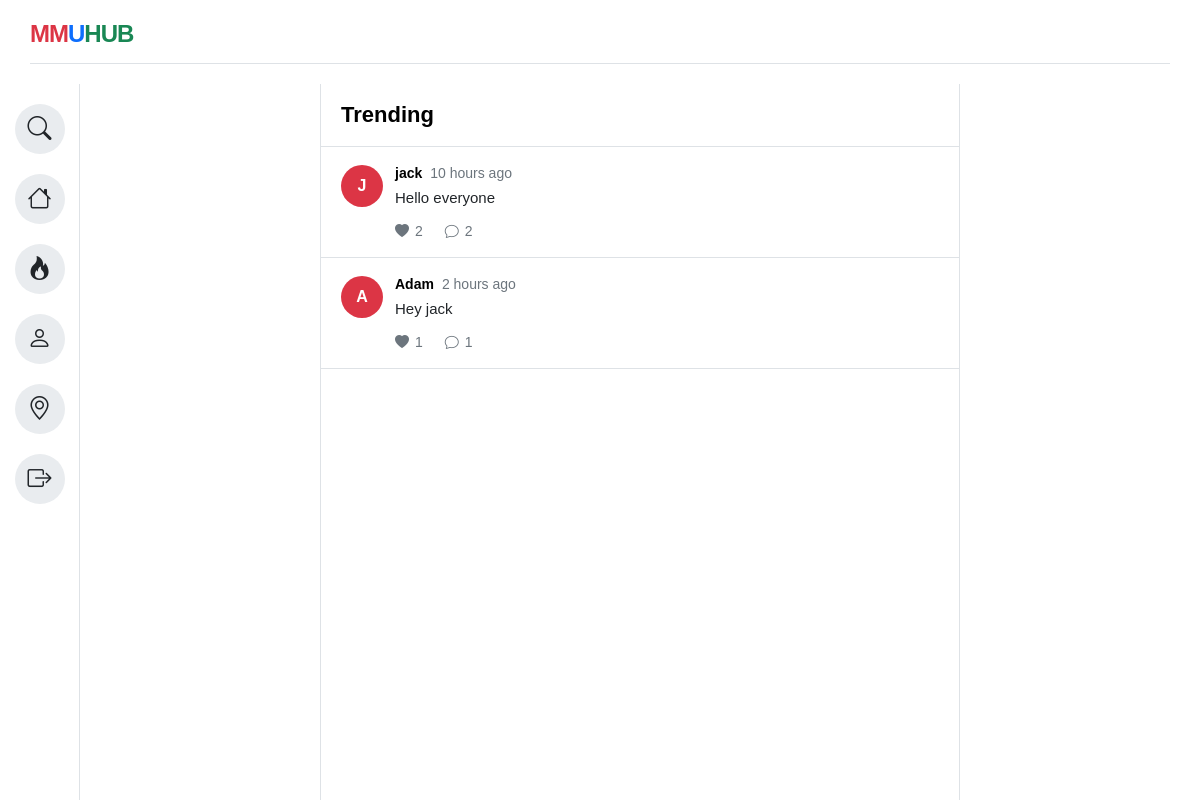
/Trending.html (signed in), run on an earlier commit of the app's database.
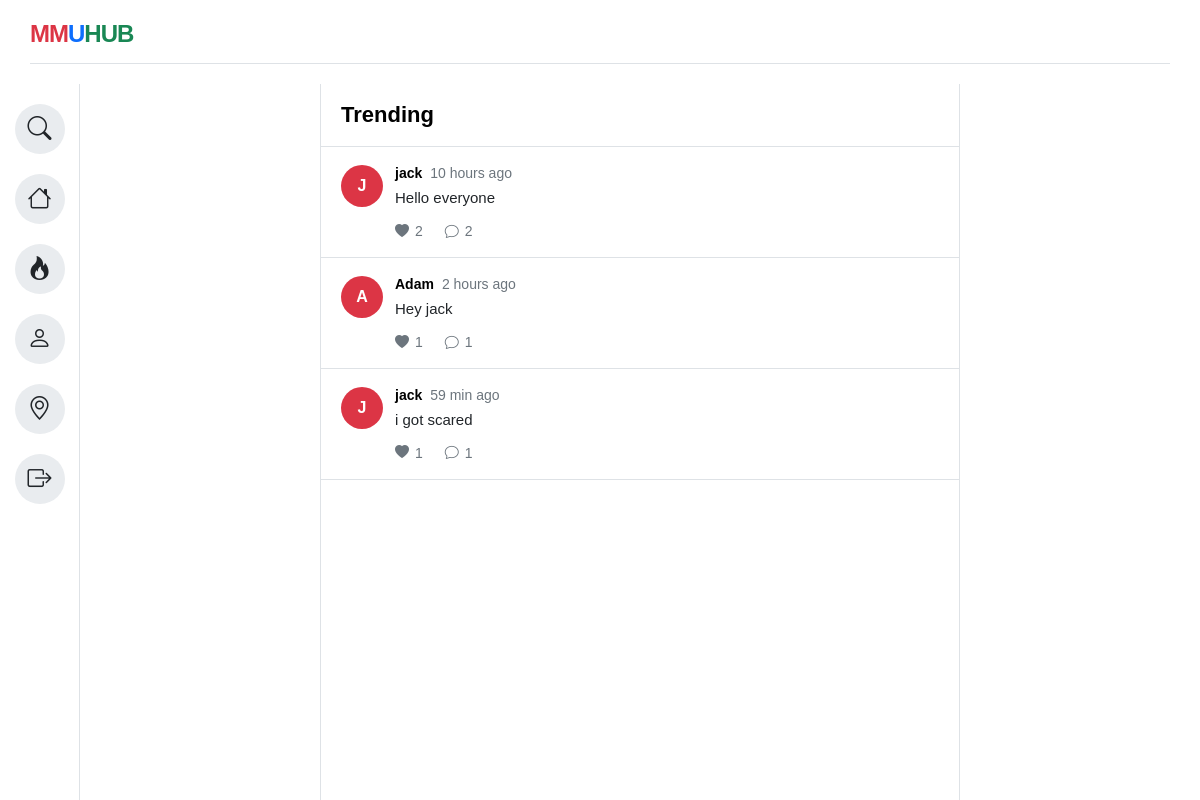
And on a later commit of the database.
### tables this page shows
CREATE TABLE posts (
        id INTEGER PRIMARY KEY AUTOINCREMENT,
        user_id INTEGER,
        content TEXT,
        created_at TIMESTAMP DEFAULT CURRENT_TIMESTAMP,
        FOREIGN KEY(user_id) REFERENCES users(id)
    );

### app.py (the view)
@app.route("/Trending.html")
def trending():
    if "user" not in session:
        return redirect(url_for("login_page"))
    posts = get_most_liked_posts()
    formatted_posts = []
    for post in posts:
        formatted_posts.append({
            "id": post[0],
            "username": post[1],
            "content": post[2],
            "time": time_ago(post[3]),
            "likes": post[4],
            "comments": get_comment_count(post[0])
        })
    return render_template(
        "Trending.html",
        username=session["user"]["username"],
        posts=formatted_posts
    )

### comments.py (called while the page is built)
def get_comment_count(post_id):
    conn = connect()
    cursor = conn.cursor()
    cursor.execute(
        "SELECT COUNT(*) FROM comments WHERE post_id=?",
        (post_id,)
    )
    count = cursor.fetchone()[0]
    conn.close()
    return count

### database.py (called while the page is built)
def connect():
    return sqlite3.connect("app.db")

### posts.py (called while the page is built)
def get_most_liked_posts():
    conn = connect()
    cursor = conn.cursor()
    cursor.execute("""
SELECT
    posts.id,
    users.username,
    posts.content,
    posts.created_at,
    COUNT(likes.id) AS like_count
FROM posts
JOIN users
ON posts.user_id = users.id
LEFT JOIN likes
ON posts.id = likes.post_id
GROUP BY posts.id
ORDER BY like_count DESC
""")
    posts = cursor.fetchall()
    conn.close()
    return posts

### templates/Trending.html (shortened to what this page needs)
<!DOCTYPE html>
<html lang="en">
<head>
    <link rel="stylesheet" href="{{ url_for('static', filename='style.css') }}">
    <link rel="stylesheet" href="https://cdn.jsdelivr.net/npm/bootstrap-icons@1.11.1/font/bootstrap-icons.css">
</head>
<body>
    <div class="app-background">
        <div class="main-container">
            <header>
                <div class="logo">
                    <span class="red">MM</span><span class="blue">U</span><span class="green">HUB</span>
                </div>
                <hr class="header-line">
            </header>
            <div class="content-wrapper">
                <aside class="sidebar">
                    <div class="icon-group">
                      <a href="Search.html" class="icon-circle" data-tooltip="Search"><i class="bi bi-search"></i></a>
                      <a href="Homepage.html" class="icon-circle" data-tooltip="Home"><i class="bi bi-house"></i></a>
                      <a href="Trending.html" class="icon-circle" data-tooltip="Trending"><i class="bi bi-fire"></i></a>
                      <a href="Profile.html" class="icon-circle" data-tooltip="Profile"><i class="bi bi-person"></i></a>
                      <a href="Map.html" class="icon-circle" data-tooltip="Map"><i class="bi bi-geo-alt"></i></a>
                      <a href="/logout" class="icon-circle logout-btn" data-tooltip="Logout">
                           <i class="bi bi-box-arrow-right"></i>
                      </a>
                    </div>
                </aside>
                <main class="content-area">
                    <section class="feed-container">
                     <div class="feed-page-title">
                      <h1>Trending</h1>
                     </div>
{% for post in posts %}
<article class="feed-post">
    <div class="feed-avatar avatar-red">
        {{ post.username[0]|upper }}
    </div>
    <div class="feed-post-body">
        <div class="feed-post-header">
            <strong>{{ post.username }}</strong>
            <span>{{ post.time }}</span>
        </div>
        <p>{{ post.content }}</p>
        <div class="feed-actions">
            <button type="button">
                <i class="bi bi-heart-fill"></i>
                <span>{{ post.likes }}</span>
            </button>
            <button type="button">
                <i class="bi bi-chat"></i>
                <span>{{ post.comments }}</span>
            </button>
        </div>
    </div>
</article>
{% endfor %}
                    </section>
                </main>
            </div>
        </div>
    </div>
</body>
</html>

What changed in the data, as far as the page shows it:
added posts: username "J", username "jack", time "59 min ago", content "i got scared", likes "1", comments "1"
